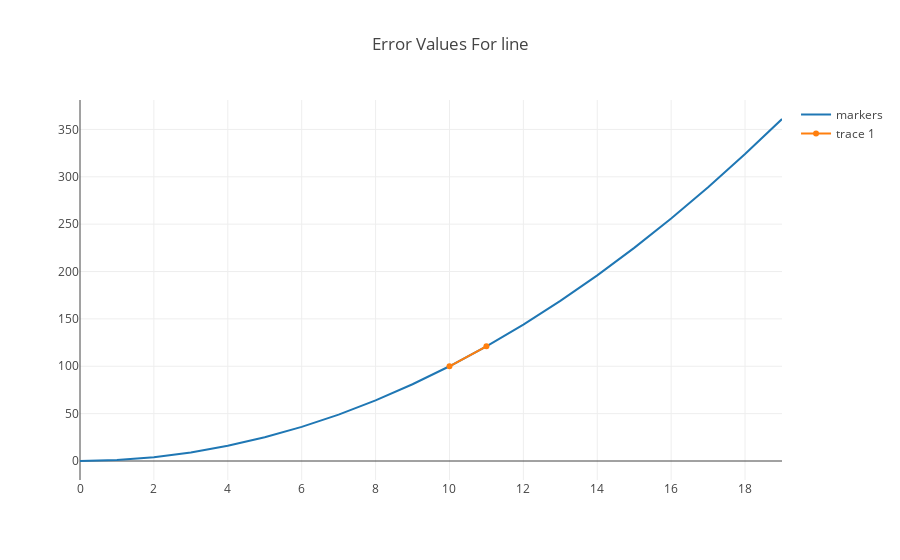

Write notebook code for a chart like this one.
### Markdown cell above
So imagine that as we changed the value of b, our cost curve looked like the following.  The tangent line, is similar to the orange line.

### Code cell
import plotly.plotly as py
import plotly.graph_objs as go
from plotly.offline import init_notebook_mode, iplot
from IPython.display import display, HTML

init_notebook_mode(connected=True)
layout = dict(title = 'Error Values For line')
b_values = list(range(0, 20, 1))
error_values = list(map(lambda b_value: b_value**2,b_values))
trace0 = go.Scatter(
    x = b_values,
    y = error_values,
    name = 'markers'
)


def generate_trace():
    ### The Important Part
    tangent_x_start = 10
    tangent_y_start = tangent_x_start**2
    tangent_x_end = 11
    tangent_y_end = (tangent_x_end)**2

    return go.Scatter(
        x = [tangent_x, tangent_x_end],
        y = [tangent_y, tangent_y_end]
    )


data = [trace0, generate_trace()]
fig = dict(data=data, layout=layout)
iplot(fig)

### Figure 1 — Plotly figure (JSON) as saved in the notebook; plotly's stock layout.template omitted (floating-point values rounded to 4 significant figures)
{"data": [{"name": "markers", "type": "scatter", "x": [0, 1, 2, 3, 4, 5, 6, 7, 8, 9, 10, 11, 12, 13, 14, 15, 16, 17, 18, 19], "y": [0, 1, 4, 9, 16, 25, 36, 49, 64, 81, 100, 121, 144, 169, 196, 225, 256, 289, 324, 361]}, {"type": "scatter", "x": [10, 11], "y": [100, 121]}], "layout": {"title": "Error Values For line"}}
